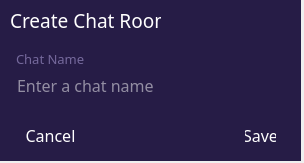
<?xml version="1.0" encoding="UTF-8"?>
<ui version="4.0">
 <class>Dialog</class>
 <widget class="QDialog" name="Dialog">
  <property name="geometry">
   <rect>
    <x>0</x>
    <y>0</y>
    <width>304</width>
    <height>163</height>
   </rect>
  </property>
  <property name="windowTitle">
   <string>Dialog</string>
  </property>
  <widget class="QFrame" name="frame">
   <property name="geometry">
    <rect>
     <x>0</x>
     <y>0</y>
     <width>301</width>
     <height>161</height>
    </rect>
   </property>
   <property name="font">
    <font>
     <family>Lucida Sans Unicode</family>
     <pointsize>11</pointsize>
     <weight>50</weight>
     <bold>false</bold>
    </font>
   </property>
   <property name="styleSheet">
    <string notr="true">QFrame{
border: none;
	background-color: rgb(38, 28, 70);
color: white;

}</string>
   </property>
   <property name="frameShape">
    <enum>QFrame::StyledPanel</enum>
   </property>
   <property name="frameShadow">
    <enum>QFrame::Raised</enum>
   </property>
   <widget class="QLabel" name="createChatLabel">
    <property name="geometry">
     <rect>
      <x>10</x>
      <y>10</y>
      <width>151</width>
      <height>21</height>
     </rect>
    </property>
    <property name="font">
     <font>
      <family>Noto Naskh Arabic UI</family>
      <pointsize>14</pointsize>
      <weight>50</weight>
      <bold>false</bold>
     </font>
    </property>
    <property name="styleSheet">
     <string notr="true"/>
    </property>
    <property name="text">
     <string>Create Chat Room</string>
    </property>
   </widget>
   <widget class="QPushButton" name="pushButton_5">
    <property name="geometry">
     <rect>
      <x>270</x>
      <y>3</y>
      <width>31</width>
      <height>31</height>
     </rect>
    </property>
    <property name="styleSheet">
     <string notr="true">QPushButton{
border-radius: 7px;
	background-color: rgb(38, 28, 70);
color: white;

}</string>
    </property>
    <property name="text">
     <string/>
    </property>
    <property name="icon">
     <iconset>
      <normaloff>../code/Resources/close4.png</normaloff>../code/Resources/close4.png</iconset>
    </property>
    <property name="iconSize">
     <size>
      <width>30</width>
      <height>30</height>
     </size>
    </property>
   </widget>
   <widget class="QLineEdit" name="chatNameLineEdit">
    <property name="geometry">
     <rect>
      <x>0</x>
      <y>70</y>
      <width>301</width>
      <height>31</height>
     </rect>
    </property>
    <property name="font">
     <font>
      <family>Noto Naskh Arabic UI</family>
      <pointsize>12</pointsize>
     </font>
    </property>
    <property name="styleSheet">
     <string notr="true">QLineEdit{
border-radius: 1px;
	background-color: rgb(38, 28, 70);
color:white;
text-align: left;
padding: 0% 15%;
}

QLineEdit:hover{
background-color: rgb(85, 68, 139);
border-bottom: solid white;
}
</string>
    </property>
    <property name="text">
     <string/>
    </property>
    <property name="placeholderText">
     <string>Enter a chat name</string>
    </property>
   </widget>
   <widget class="QPushButton" name="cancelButton">
    <property name="geometry">
     <rect>
      <x>10</x>
      <y>120</y>
      <width>81</width>
      <height>31</height>
     </rect>
    </property>
    <property name="font">
     <font>
      <family>Noto Naskh Arabic UI</family>
      <pointsize>12</pointsize>
      <weight>50</weight>
      <bold>false</bold>
     </font>
    </property>
    <property name="styleSheet">
     <string notr="true">QPushButton{
border-radius:1px;
	background-color: rgb(38, 28, 70);
color:white;
text-align: center;
padding: 0% 15%;
}

QPushButton:hover{
background-color: rgb(85, 68, 139);
}
</string>
    </property>
    <property name="text">
     <string>Cancel</string>
    </property>
    <property name="iconSize">
     <size>
      <width>30</width>
      <height>30</height>
     </size>
    </property>
   </widget>
   <widget class="QPushButton" name="saveButton">
    <property name="geometry">
     <rect>
      <x>230</x>
      <y>120</y>
      <width>61</width>
      <height>31</height>
     </rect>
    </property>
    <property name="font">
     <font>
      <family>Noto Naskh Arabic UI</family>
      <pointsize>12</pointsize>
      <weight>50</weight>
      <bold>false</bold>
     </font>
    </property>
    <property name="styleSheet">
     <string notr="true">QPushButton{
border-radius:1px;
	background-color: rgb(38, 28, 70);
color:white;
text-align: center;
padding: 0% 15%;
}

QPushButton:hover{
background-color: rgb(85, 68, 139);
}
</string>
    </property>
    <property name="text">
     <string>Save</string>
    </property>
    <property name="iconSize">
     <size>
      <width>30</width>
      <height>30</height>
     </size>
    </property>
   </widget>
   <widget class="QLabel" name="chatNameLabel">
    <property name="geometry">
     <rect>
      <x>16</x>
      <y>48</y>
      <width>71</width>
      <height>21</height>
     </rect>
    </property>
    <property name="font">
     <font>
      <family>Noto Naskh Arabic UI</family>
      <pointsize>10</pointsize>
     </font>
    </property>
    <property name="styleSheet">
     <string notr="true">QLabel{
color: #75699c;
}</string>
    </property>
    <property name="text">
     <string>Chat Name</string>
    </property>
   </widget>
  </widget>
 </widget>
 <resources/>
 <connections/>
</ui>
